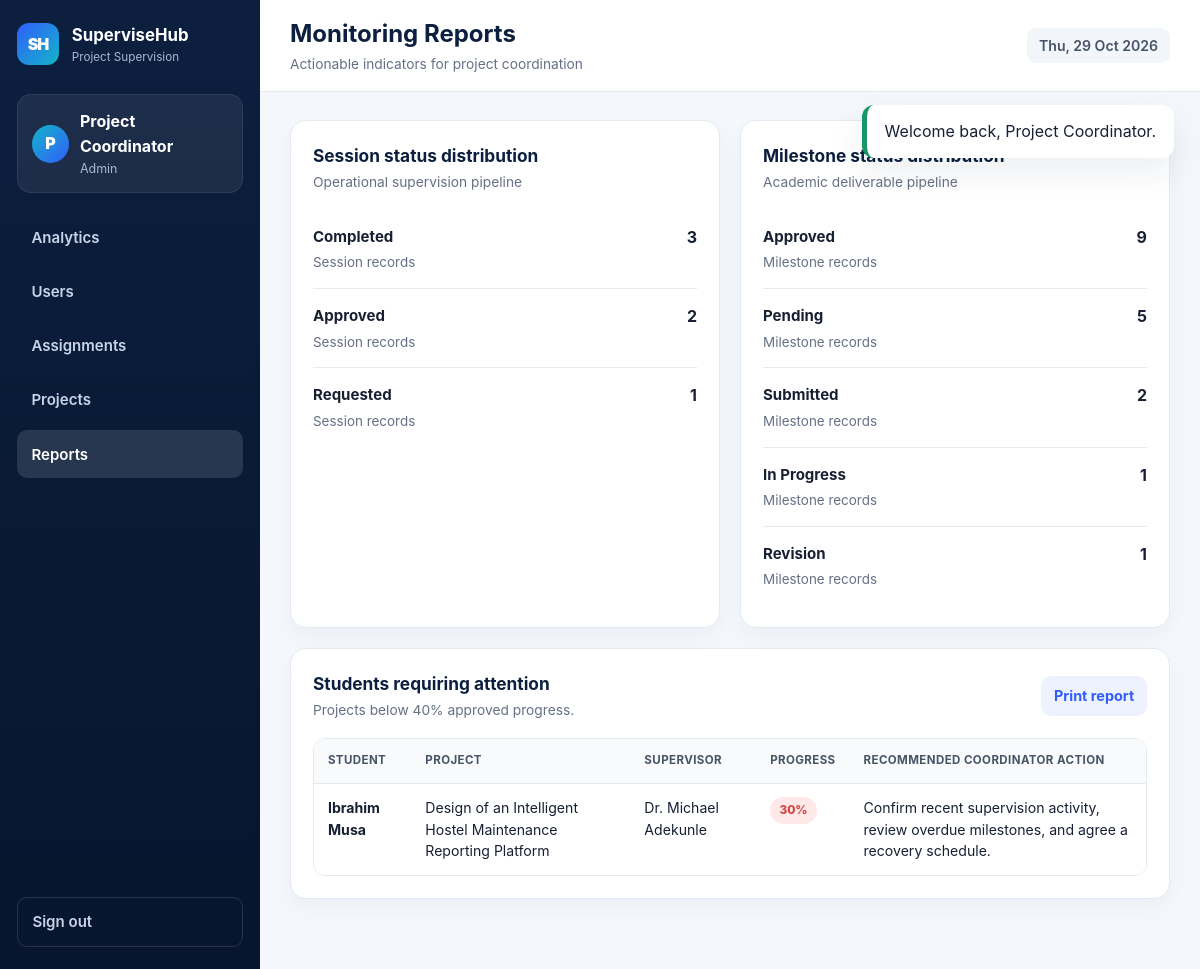
Screenshot of /index.php?page=admin-reports (signed in) with the database file from the repository.
### tables this page shows
CREATE TABLE projects (
 id INT UNSIGNED AUTO_INCREMENT PRIMARY KEY,
 student_id INT UNSIGNED NOT NULL,
 supervisor_id INT UNSIGNED NULL,
 title VARCHAR(300) NOT NULL,
 abstract TEXT NULL,
 current_stage VARCHAR(100) NOT NULL DEFAULT 'Proposal',
 status VARCHAR(30) NOT NULL DEFAULT 'active',
 start_date DATE NULL,
 due_date DATE NULL,
 created_at DATETIME NOT NULL DEFAULT CURRENT_TIMESTAMP,
 updated_at DATETIME NULL DEFAULT NULL ON UPDATE CURRENT_TIMESTAMP,
 UNIQUE KEY uq_student_project(student_id),
 CONSTRAINT fk_projects_student FOREIGN KEY(student_id) REFERENCES users(id) ON DELETE CASCADE,
 CONSTRAINT fk_projects_supervisor FOREIGN KEY(supervisor_id) REFERENCES users(id) ON DELETE SET NULL,
 INDEX idx_projects_supervisor(supervisor_id), INDEX idx_projects_status(status)
);

CREATE TABLE users (
 id INT UNSIGNED AUTO_INCREMENT PRIMARY KEY,
 full_name VARCHAR(120) NOT NULL,
 email VARCHAR(160) NOT NULL UNIQUE,
 password_hash VARCHAR(255) NOT NULL,
 role VARCHAR(20) NOT NULL,
 matric_no VARCHAR(50) NULL UNIQUE,
 staff_no VARCHAR(50) NULL UNIQUE,
 department VARCHAR(160) NULL,
 status VARCHAR(20) NOT NULL DEFAULT 'active',
 created_at DATETIME NOT NULL DEFAULT CURRENT_TIMESTAMP,
 updated_at DATETIME NULL DEFAULT NULL ON UPDATE CURRENT_TIMESTAMP,
 INDEX idx_users_role_status(role,status)
);

### index.php (called while the page is built, shortened)
<?php
$page = $_GET['page'] ?? (is_logged_in() ? dashboard_page(current_user()['role']) : 'home');
$routes = [
 'home'=>'home.php','login'=>'login.php','register'=>'register.php',
 'student-dashboard'=>'student_dashboard.php','student-sessions'=>'student_sessions.php','student-milestones'=>'student_milestones.php','student-documents'=>'student_documents.php',
 'supervisor-dashboard'=>'supervisor_dashboard.php','supervisor-students'=>'supervisor_students.php','supervisor-project'=>'supervisor_project.php','supervisor-sessions'=>'supervisor_sessions.php','supervisor-milestones'=>'supervisor_milestones.php',
 'admin-dashboard'=>'admin_dashboard.php','admin-users'=>'admin_users.php','admin-assignments'=>'admin_assignments.php','admin-projects'=>'admin_projects.php','admin-reports'=>'admin_reports.php',
 'messages'=>'messages.php'
];
include __DIR__ . '/views/' . $routes[$page];

### includes/functions.php (called while the page is built, shortened)
<?php
function e(?string $value): string { return htmlspecialchars($value ?? '', ENT_QUOTES, 'UTF-8'); }
function db_all(string $sql, array $params = []): array {
    global $pdo; $st = $pdo->prepare($sql); $st->execute($params); return $st->fetchAll();
}
function progress_for_project(int $projectId): int {
    global $pdo;
    $st = $pdo->prepare("SELECT COALESCE(SUM(CASE WHEN status='approved' THEN weight ELSE 0 END),0) AS earned, COALESCE(SUM(weight),0) AS total FROM milestones WHERE project_id=?");
    $st->execute([$projectId]); $r = $st->fetch();
    return min(100, (int)round(((float)$r['earned'] / (float)$r['total']) * 100));
}

### views/admin_reports.php (the view)
<?php require_role('admin');$pageTitle='Monitoring Reports';$pageSubtitle='Actionable indicators for project coordination';$byStatus=db_all("SELECT status,COUNT(*) total FROM sessions GROUP BY status ORDER BY total DESC");$byMilestone=db_all("SELECT status,COUNT(*) total FROM milestones GROUP BY status ORDER BY total DESC");$atRisk=db_all("SELECT p.*,u.full_name student_name,s.full_name supervisor_name FROM projects p JOIN users u ON u.id=p.student_id LEFT JOIN users s ON s.id=p.supervisor_id ORDER BY p.id");$atRisk=array_values(array_filter($atRisk,fn($p)=>progress_for_project((int)$p['id'])<40));include __DIR__.'/../includes/layout_top.php'; ?>
<div class="split-grid"><section class="card"><div class="card-header"><div><h2>Session status distribution</h2><p>Operational supervision pipeline</p></div></div><?php foreach($byStatus as $r):?><div class="list-card"><div><h4><?= e(ucfirst($r['status'])) ?></h4><p>Session records</p></div><strong><?= (int)$r['total'] ?></strong></div><?php endforeach;?></section><section class="card"><div class="card-header"><div><h2>Milestone status distribution</h2><p>Academic deliverable pipeline</p></div></div><?php foreach($byMilestone as $r):?><div class="list-card"><div><h4><?= e(ucwords(str_replace('_',' ',$r['status']))) ?></h4><p>Milestone records</p></div><strong><?= (int)$r['total'] ?></strong></div><?php endforeach;?></section></div>
<div class="card"><div class="card-header"><div><h2>Students requiring attention</h2><p>Projects below 40% approved progress.</p></div><button class="button small secondary" onclick="window.print()">Print report</button></div><?php if(!$atRisk):?><div class="empty-state">No active project is currently below the attention threshold.</div><?php else:?><div class="table-wrap"><table><thead><tr><th>Student</th><th>Project</th><th>Supervisor</th><th>Progress</th><th>Recommended coordinator action</th></tr></thead><tbody><?php foreach($atRisk as $r):?><tr><td><strong><?= e($r['student_name']) ?></strong></td><td><?= e($r['title']) ?></td><td><?= e($r['supervisor_name']?:'Unassigned') ?></td><td><span class="badge danger"><?= progress_for_project((int)$r['id']) ?>%</span></td><td>Confirm recent supervision activity, review overdue milestones, and agree a recovery schedule.</td></tr><?php endforeach;?></tbody></table></div><?php endif;?></div>
<?php include __DIR__.'/../includes/layout_bottom.php'; ?>

### assets/css/app.css (style rules this page uses)
:root { --navy:#0c1f3f;--navy2:#132c55;--blue:#315efb;--cyan:#13b5c8;--bg:#f4f7fb;--card:#fff;--text:#172033;--muted:#667085;--line:#e5eaf2;--success:#159766;--warning:#d88700;--danger:#d64545;--shadow:0 14px 35px rgba(17,36,75,.08) }
* { box-sizing:border-box }
html { scroll-behavior:smooth }
body { margin:0;font-family:Inter,Segoe UI,Arial,sans-serif;color:var(--text);background:var(--bg);line-height:1.55 }
button,input,select,textarea { font:inherit }
button { cursor:pointer }
.button,.btn { display:inline-flex;align-items:center;justify-content:center;gap:.45rem;border:0;border-radius:10px;background:var(--blue);color:#fff;padding:.78rem 1.1rem;font-weight:700;box-shadow:0 8px 18px rgba(49,94,251,.2) }
.button.secondary,.btn.secondary { background:#eef2ff;color:var(--blue);box-shadow:none }
.button.small,.btn.small { padding:.55rem .8rem;font-size:.9rem }
.app-shell { display:grid;grid-template-columns:260px 1fr;min-height:100vh }
.card { background:#fff;border:1px solid var(--line);border-radius:16px;padding:22px;box-shadow:0 8px 22px rgba(17,36,75,.04);margin-bottom:20px }
.card-header { display:flex;align-items:center;justify-content:space-between;gap:16px;margin-bottom:17px }
.card-header h2,.card-header h3 { margin:0;color:var(--navy);font-size:1.08rem }
.card-header p { margin:2px 0 0;color:var(--muted);font-size:.86rem }
.badge { display:inline-flex;align-items:center;padding:.28rem .58rem;border-radius:999px;font-size:.74rem;font-weight:800;text-transform:capitalize;background:#eef1f5;color:#596579 }
.badge.danger { background:#ffe8e8;color:var(--danger) }
.table-wrap { overflow-x:auto;border:1px solid var(--line);border-radius:12px }
table { width:100%;border-collapse:collapse;background:#fff }
th,td { padding:13px 14px;text-align:left;border-bottom:1px solid var(--line);font-size:.88rem;vertical-align:top }
th { background:#f8fafc;color:#475467;text-transform:uppercase;letter-spacing:.035em;font-size:.72rem }
tr:last-child td { border-bottom:0 }
.split-grid { display:grid;grid-template-columns:1fr 1fr;gap:20px }
.list-card { display:flex;justify-content:space-between;align-items:flex-start;gap:16px;padding:15px 0;border-bottom:1px solid var(--line) }
.list-card:last-child { border-bottom:0 }
.list-card h4 { margin:0 0 4px;font-size:.94rem }
.list-card p { margin:0;color:var(--muted);font-size:.84rem }

### rows the page displays
projects: student.full_name "Ibrahim Musa", title "Design of an Intelligent Hostel Maintenance Reporting Platform", supervisor.full_name "Dr. Michael Adekunle", id "30"

### other values shown
$config['name'] "SuperviseHub"
substr($user['full_name'],0,1) "P"
$user['full_name'] "Project Coordinator"
$user['role'] "Admin"
$pageTitle "Monitoring Reports"
$pageSubtitle "Actionable indicators for project coordination"
$f['message'] "Welcome back, Project Coordinator."
$r['status'] "Completed"
$r['total'] "3"
$r['status'] "Approved"
$r['total'] "2"
$r['status'] "Requested"
$r['total'] "1"
str_replace('_',' ',$r['status']) "Approved"
$r['total'] "9"
